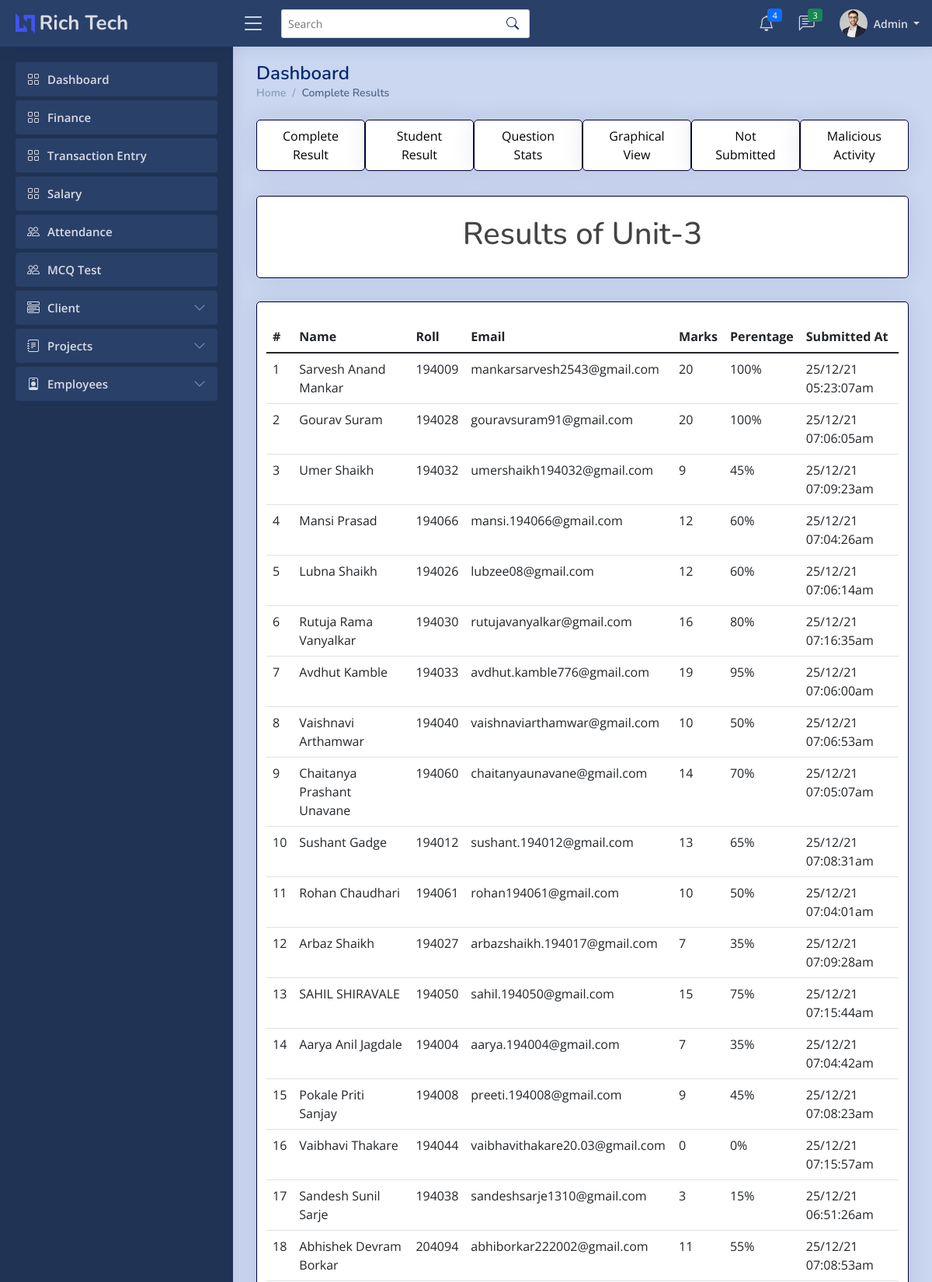
Screenshot of /MCQ/allresult.php (signed in, upper part) with the database file from the repository.
### tables this page shows
CREATE TABLE `tempresult` (
  `quizname` varchar(255) NOT NULL
);

CREATE TABLE `student` (
  `Id` int(7) NOT NULL,
  `email` varchar(255) NOT NULL,
  `ename` varchar(255) NOT NULL,
  `roll` varchar(20) NOT NULL,
  `mobile` varchar(15) NOT NULL,
  `done` varchar(10) NOT NULL,
  `marks` int(7) NOT NULL,
  `per` double NOT NULL,
  `ttime` varchar(255) NOT NULL,
  `quizname` varchar(255) NOT NULL
);

### MCQ/allresult.php (the view, shortened to what this page needs)
<?php
    if ($_SESSION['erole']=="admin"){
?>
<!DOCTYPE html>
<html lang="en">
<head>
  <link href="../assets/vendor/bootstrap/css/bootstrap.min.css" rel="stylesheet">
  <link href="../assets/vendor/bootstrap-icons/bootstrap-icons.css" rel="stylesheet">
  <link href="../assets/vendor/boxicons/css/boxicons.min.css" rel="stylesheet">
  <link href="../assets/vendor/quill/quill.snow.css" rel="stylesheet">
  <link href="../assets/vendor/quill/quill.bubble.css" rel="stylesheet">
  <link href="../assets/vendor/remixicon/remixicon.css" rel="stylesheet">
  <link href="../assets/vendor/simple-datatables/style.css" rel="stylesheet">
  <link rel="stylesheet" href="../assets/css/style.css?v=<?php echo time(); ?>">
</head>
<body>
      <?php
            include 'imports/nav-admin.php';
            require ('config.php');
      ?>
  <main id="main" class="main">
    <div class="pagetitle">
      <h1>Dashboard</h1>
      <nav>
        <ol class="breadcrumb">
          <li class="breadcrumb-item"><a href="dashboard.php">Home</a></li>
          <li class="breadcrumb-item active">Complete Results</li>
        </ol>
      </nav>
    </div>
    <nav class="navbar navbar-light navbar-expand-md">
        <div class="container-fluid">
            <div class="collapse navbar-collapse" id="navcol-1">
                <ul class="navbar-nav">
                    <div class="row">
                        <div class="card container jumbotron col-md-2" style="margin:0px">
                            <center><li class="nav-item"><a class="nav-link" href="allresult.php" style="color:black">Complete Result</a></li></center>
                        </div>
                        <div class="card container jumbotron col-md-2" style="margin:0px">
                            <center><li class="nav-item"><a class="nav-link" href="studresult.php" style="color:black">Student Result</a></li></center>
                        </div>
                        <div class="card container jumbotron col-md-2" style="margin:0px">
                            <center><li class="nav-item"><a class="nav-link" href="questionstats.php" style="color:black">Question Stats</a></li></center>
                        </div>
                        <div class="card container jumbotron col-md-2" style="margin:0px">
                            <center><li class="nav-item"><a class="nav-link" href="graph.php" style="color:black">Graphical View</a></li></center>
                        </div>
                        <div class="card container jumbotron col-md-2" style="margin:0px">
                            <center><li class="nav-item"><a class="nav-link" href="studnots.php" style="color:black">Not Submitted</a></li></center>
                        </div>
                        <div class="card container jumbotron col-md-2" style="margin:0px">
                            <center><li class="nav-item"><a class="nav-link" href="malicious.php" style="color:black">Malicious Activity</a></li></center>
                        </div>
                    </div>
                </ul>
            </div>
        </div>
    </nav>
    <br>
    <div class="card jumbotron container">
        <br>
        <?php
        $conn=mysqli_connect($server_name,$username,$password,$database_name);
        $sql_query = "SELECT quizname from tempresult";
        $records = mysqli_query($conn,$sql_query);
        while($data = mysqli_fetch_array($records)){
            $qz=$data['quizname'];
        }
        echo "<center><h1>Results of ".$qz."</h1></center>";
        ?>
        <br>
    </div>
    <div class="card container jumbotron">
        <br>
        <?php
            $n=1;
            $conn=mysqli_connect($server_name,$username,$password,$database_name);
            $sql_query = "SELECT * from student where quizname='$qz' and done='yes'";
            $records = mysqli_query($conn, $sql_query);
            echo '<table class="table">';
                echo '<thead class="thead-dark">';
                    echo '<tr>';
                    echo '<th scope="col">#</th>';
                    echo '<th scope="col">Name</th>';
                    echo '<th scope="col">Roll</th>';
                    echo '<th scope="col">Email</th>';
                    echo '<th scope="col">Marks</th>';
                    echo '<th scope="col">Perentage</th>';
                    echo '<th scope="col">Submitted At</th>';
                    echo '</tr>';
                echo '</thead>';
            echo '<tbody>';
            while($data = mysqli_fetch_array($records)){
                $roll=$data['roll'];
                $email=$data['email'];
                $marks=$data['marks'];
                $name=$data['ename'];
                $per=$data['per'];
                $ttime=$data['ttime'];
                        echo '<tr>
                        <td scope="row">'.$n.'</td>
                        <td>'.$name.'</td>
                        <td>'.$roll.'</td>
                        <td>'.$email.'</td>
                        <td>'.$marks.'</td>
                        <td>'.$per.'%</td>
                        <td>'.$ttime.'</td>
                        </tr>';
                $n+=1;
            }
            echo '</tbody>
            </table>';
        ?>
        <br>
    </div>
    <br><br>
  </main>
</body>
</html>
<?php
        }
        else{
            ob_start();
            header('Location: '.'../index.php');
            ob_end_flush();
            die();
        }
    ?>

### assets/css/style.css (style rules this page uses)
:root { scroll-behavior: smooth; }
body { font-family: "Open Sans", sans-serif; background: #cbd7f0; color: #444444; }
a { color: #4154f1; text-decoration: none; }
h1, h2, h3, h4, h5, h6 { font-family: "Nunito", sans-serif; }
#main { margin-top: 60px; padding: 20px 30px; transition: all 0.3s; }
.pagetitle { margin-bottom: 10px; }
.pagetitle h1 { font-size: 24px; margin-bottom: 0; font-weight: 600; color: #012970; }
.card { margin-bottom: 30px; border-width: 1px; border-color: #000033; border-radius: 5px; box-shadow: 0px 0 30px rgba(1, 41, 112, 0.1); }
.breadcrumb { font-size: 14px; font-family: "Nunito", sans-serif; color: #899bbd; font-weight: 600; }
.breadcrumb a { color: #899bbd; transition: 0.3s; }
.breadcrumb .breadcrumb-item::before { color: #899bbd; }
.breadcrumb .active { color: #51678f; font-weight: 600; }
@media (min-width: 1200px) { #main, #footer { margin-left: 300px; } }

### rows the page displays
tempresult: quizname "Unit-3"
student: ename "Sarvesh Anand Mankar", roll "194009", email "mankarsarvesh2543@gmail.com", marks "20", per "100", ttime "25/12/21 05:23:07am"
student: ename "Gourav Suram", roll "194028", email "gouravsuram91@gmail.com", marks "20", per "100", ttime "25/12/21 07:06:05am"
student: ename "Umer Shaikh", roll "194032", email "umershaikh194032@gmail.com", marks "9", per "45", ttime "25/12/21 07:09:23am"
student: ename "Mansi Prasad", roll "194066", email "mansi.194066@gmail.com", marks "12", per "60", ttime "25/12/21 07:04:26am"
student: ename "Lubna Shaikh", roll "194026", email "lubzee08@gmail.com", marks "12", per "60", ttime "25/12/21 07:06:14am"
student: ename "Rutuja Rama Vanyalkar", roll "194030", email "rutujavanyalkar@gmail.com", marks "16", per "80", ttime "25/12/21 07:16:35am"
student: ename "Avdhut Kamble", roll "194033", email "avdhut.kamble776@gmail.com", marks "19", per "95", ttime "25/12/21 07:06:00am"
student: ename "Vaishnavi Arthamwar", roll "194040", email "vaishnaviarthamwar@gmail.com", marks "10", per "50", ttime "25/12/21 07:06:53am"
student: ename "Chaitanya Prashant Unavane", roll "194060", email "chaitanyaunavane@gmail.com", marks "14", per "70", ttime "25/12/21 07:05:07am"
student: ename "Sushant Gadge", roll "194012", email "sushant.194012@gmail.com", marks "13", per "65", ttime "25/12/21 07:08:31am"
student: ename "Rohan Chaudhari", roll "194061", email "rohan194061@gmail.com", marks "10", per "50", ttime "25/12/21 07:04:01am"
student: ename "Arbaz Shaikh", roll "194027", email "arbazshaikh.194017@gmail.com", marks "7", per "35", ttime "25/12/21 07:09:28am"
student: ename "SAHIL SHIRAVALE", roll "194050", email "sahil.194050@gmail.com", marks "15", per "75", ttime "25/12/21 07:15:44am"
student: ename "Aarya Anil Jagdale", roll "194004", email "aarya.194004@gmail.com", marks "7", per "35", ttime "25/12/21 07:04:42am"
student: ename "Pokale Priti Sanjay", roll "194008", email "preeti.194008@gmail.com", marks "9", per "45", ttime "25/12/21 07:08:23am"
student: ename "Vaibhavi Thakare", roll "194044", email "vaibhavithakare20.03@gmail.com", marks "0", per "0", ttime "25/12/21 07:15:57am"
student: ename "Sandesh Sunil Sarje", roll "194038", email "sandeshsarje1310@gmail.com", marks "3", per "15", ttime "25/12/21 06:51:26am"
student: ename "Abhishek Devram Borkar", roll "204094", email "abhiborkar222002@gmail.com", marks "11", per "55", ttime "25/12/21 07:08:53am"
